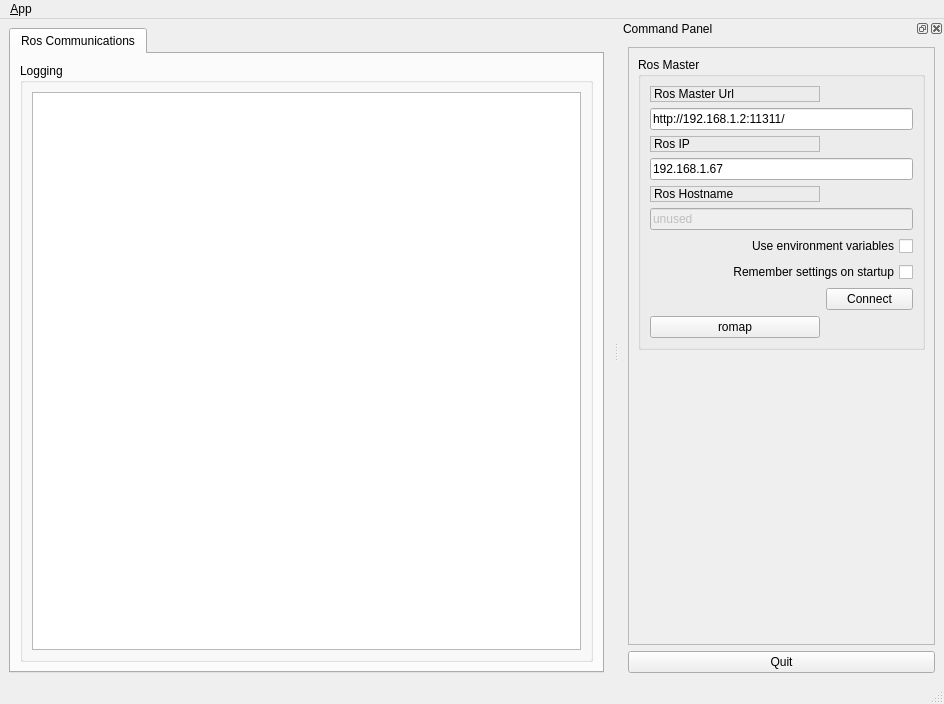
<?xml version="1.0" encoding="UTF-8"?>
<ui version="4.0">
 <class>MainWindowDesign</class>
 <widget class="QMainWindow" name="MainWindowDesign">
  <property name="geometry">
   <rect>
    <x>0</x>
    <y>0</y>
    <width>944</width>
    <height>704</height>
   </rect>
  </property>
  <property name="windowTitle">
   <string>QRosApp</string>
  </property>
  <property name="windowIcon">
   <iconset resource="../resources/images.qrc">
    <normaloff>:/images/icon.png</normaloff>:/images/icon.png</iconset>
  </property>
  <property name="locale">
   <locale language="English" country="Australia"/>
  </property>
  <widget class="QWidget" name="centralwidget">
   <layout class="QHBoxLayout">
    <item>
     <widget class="QTabWidget" name="tab_manager">
      <property name="minimumSize">
       <size>
        <width>100</width>
        <height>0</height>
       </size>
      </property>
      <property name="locale">
       <locale language="English" country="Australia"/>
      </property>
      <property name="currentIndex">
       <number>0</number>
      </property>
      <widget class="QWidget" name="tab_status">
       <attribute name="title">
        <string>Ros Communications</string>
       </attribute>
       <layout class="QVBoxLayout" name="verticalLayout_2">
        <item>
         <widget class="QGroupBox" name="groupBox_12">
          <property name="sizePolicy">
           <sizepolicy hsizetype="MinimumExpanding" vsizetype="Preferred">
            <horstretch>0</horstretch>
            <verstretch>0</verstretch>
           </sizepolicy>
          </property>
          <property name="title">
           <string>Logging</string>
          </property>
          <layout class="QGridLayout" name="gridLayout_3">
           <item row="0" column="0">
            <widget class="QListView" name="view_logging"/>
           </item>
          </layout>
         </widget>
        </item>
       </layout>
      </widget>
     </widget>
    </item>
   </layout>
  </widget>
  <widget class="QMenuBar" name="menubar">
   <property name="geometry">
    <rect>
     <x>0</x>
     <y>0</y>
     <width>944</width>
     <height>23</height>
    </rect>
   </property>
   <widget class="QMenu" name="menu_File">
    <property name="title">
     <string>&amp;App</string>
    </property>
    <addaction name="action_Preferences"/>
    <addaction name="separator"/>
    <addaction name="actionAbout"/>
    <addaction name="actionAbout_Qt"/>
    <addaction name="separator"/>
    <addaction name="action_Quit"/>
   </widget>
   <addaction name="menu_File"/>
  </widget>
  <widget class="QStatusBar" name="statusbar"/>
  <widget class="QDockWidget" name="dock_status">
   <property name="sizePolicy">
    <sizepolicy hsizetype="Minimum" vsizetype="Preferred">
     <horstretch>0</horstretch>
     <verstretch>0</verstretch>
    </sizepolicy>
   </property>
   <property name="minimumSize">
    <size>
     <width>325</width>
     <height>433</height>
    </size>
   </property>
   <property name="allowedAreas">
    <set>Qt::RightDockWidgetArea</set>
   </property>
   <property name="windowTitle">
    <string>Command Panel</string>
   </property>
   <attribute name="dockWidgetArea">
    <number>2</number>
   </attribute>
   <widget class="QWidget" name="dockWidgetContents_2">
    <layout class="QVBoxLayout" name="verticalLayout">
     <item>
      <widget class="QFrame" name="frame">
       <property name="sizePolicy">
        <sizepolicy hsizetype="Minimum" vsizetype="Preferred">
         <horstretch>0</horstretch>
         <verstretch>0</verstretch>
        </sizepolicy>
       </property>
       <property name="frameShape">
        <enum>QFrame::StyledPanel</enum>
       </property>
       <property name="frameShadow">
        <enum>QFrame::Raised</enum>
       </property>
       <layout class="QVBoxLayout" name="verticalLayout_3">
        <item>
         <widget class="QGroupBox" name="groupBox">
          <property name="title">
           <string>Ros Master</string>
          </property>
          <layout class="QGridLayout" name="gridLayout">
           <item row="0" column="0">
            <widget class="QLabel" name="label">
             <property name="frameShape">
              <enum>QFrame::StyledPanel</enum>
             </property>
             <property name="frameShadow">
              <enum>QFrame::Raised</enum>
             </property>
             <property name="text">
              <string>Ros Master Url</string>
             </property>
            </widget>
           </item>
           <item row="1" column="0" colspan="2">
            <widget class="QLineEdit" name="line_edit_master">
             <property name="text">
              <string>http://192.168.1.2:11311/</string>
             </property>
            </widget>
           </item>
           <item row="2" column="0">
            <widget class="QLabel" name="label_2">
             <property name="frameShape">
              <enum>QFrame::StyledPanel</enum>
             </property>
             <property name="frameShadow">
              <enum>QFrame::Raised</enum>
             </property>
             <property name="text">
              <string>Ros IP</string>
             </property>
            </widget>
           </item>
           <item row="3" column="0" colspan="2">
            <widget class="QLineEdit" name="line_edit_host">
             <property name="text">
              <string>192.168.1.67</string>
             </property>
            </widget>
           </item>
           <item row="4" column="0">
            <widget class="QLabel" name="label_3">
             <property name="frameShape">
              <enum>QFrame::StyledPanel</enum>
             </property>
             <property name="frameShadow">
              <enum>QFrame::Raised</enum>
             </property>
             <property name="text">
              <string>Ros Hostname</string>
             </property>
            </widget>
           </item>
           <item row="5" column="0" colspan="2">
            <widget class="QLineEdit" name="line_edit_topic">
             <property name="enabled">
              <bool>false</bool>
             </property>
             <property name="text">
              <string>unused</string>
             </property>
            </widget>
           </item>
           <item row="6" column="0" colspan="2">
            <widget class="QCheckBox" name="checkbox_use_environment">
             <property name="layoutDirection">
              <enum>Qt::RightToLeft</enum>
             </property>
             <property name="text">
              <string>Use environment variables</string>
             </property>
            </widget>
           </item>
           <item row="7" column="0" colspan="2">
            <widget class="QCheckBox" name="checkbox_remember_settings">
             <property name="layoutDirection">
              <enum>Qt::RightToLeft</enum>
             </property>
             <property name="text">
              <string>Remember settings on startup</string>
             </property>
            </widget>
           </item>
           <item row="8" column="0">
            <spacer name="horizontalSpacer">
             <property name="orientation">
              <enum>Qt::Horizontal</enum>
             </property>
             <property name="sizeHint" stdset="0">
              <size>
               <width>170</width>
               <height>21</height>
              </size>
             </property>
            </spacer>
           </item>
           <item row="8" column="1">
            <widget class="QPushButton" name="button_connect">
             <property name="enabled">
              <bool>true</bool>
             </property>
             <property name="sizePolicy">
              <sizepolicy hsizetype="MinimumExpanding" vsizetype="Fixed">
               <horstretch>0</horstretch>
               <verstretch>0</verstretch>
              </sizepolicy>
             </property>
             <property name="toolTip">
              <string>Set the target to the current joint trajectory state.</string>
             </property>
             <property name="statusTip">
              <string>Clear all waypoints and set the target to the current joint trajectory state.</string>
             </property>
             <property name="text">
              <string>Connect</string>
             </property>
            </widget>
           </item>
           <item row="9" column="0">
            <widget class="QPushButton" name="pushButton">
             <property name="text">
              <string>romap</string>
             </property>
            </widget>
           </item>
          </layout>
         </widget>
        </item>
        <item>
         <spacer name="verticalSpacer_3">
          <property name="orientation">
           <enum>Qt::Vertical</enum>
          </property>
          <property name="sizeHint" stdset="0">
           <size>
            <width>20</width>
            <height>233</height>
           </size>
          </property>
         </spacer>
        </item>
       </layout>
      </widget>
     </item>
     <item>
      <widget class="QPushButton" name="quit_button">
       <property name="sizePolicy">
        <sizepolicy hsizetype="MinimumExpanding" vsizetype="Fixed">
         <horstretch>0</horstretch>
         <verstretch>0</verstretch>
        </sizepolicy>
       </property>
       <property name="text">
        <string>Quit</string>
       </property>
      </widget>
     </item>
    </layout>
   </widget>
  </widget>
  <action name="action_Quit">
   <property name="text">
    <string>&amp;Quit</string>
   </property>
   <property name="shortcut">
    <string>Ctrl+Q</string>
   </property>
   <property name="shortcutContext">
    <enum>Qt::ApplicationShortcut</enum>
   </property>
  </action>
  <action name="action_Preferences">
   <property name="text">
    <string>&amp;Preferences</string>
   </property>
  </action>
  <action name="actionAbout">
   <property name="text">
    <string>&amp;About</string>
   </property>
  </action>
  <action name="actionAbout_Qt">
   <property name="text">
    <string>About &amp;Qt</string>
   </property>
  </action>
 </widget>
 <resources>
  <include location="../resources/images.qrc"/>
 </resources>
 <connections>
  <connection>
   <sender>action_Quit</sender>
   <signal>triggered()</signal>
   <receiver>MainWindowDesign</receiver>
   <slot>close()</slot>
   <hints>
    <hint type="sourcelabel">
     <x>-1</x>
     <y>-1</y>
    </hint>
    <hint type="destinationlabel">
     <x>399</x>
     <y>299</y>
    </hint>
   </hints>
  </connection>
  <connection>
   <sender>quit_button</sender>
   <signal>clicked()</signal>
   <receiver>MainWindowDesign</receiver>
   <slot>close()</slot>
   <hints>
    <hint type="sourcelabel">
     <x>859</x>
     <y>552</y>
    </hint>
    <hint type="destinationlabel">
     <x>469</x>
     <y>299</y>
    </hint>
   </hints>
  </connection>
 </connections>
</ui>
